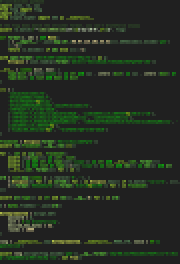
#> input picture b6a23/vscode/vscode_original.png, 90 x 132 px (shown 2 times larger); the run also reads 1 picture not shown here
$ jupyter execute --allow-errors vscode-solution.ipynb   (shell and % lines are left out)
#> lines starting #> are read from the running program, lines starting #| are printed output that depends on the picture; long printed decimals are rounded
[cell 1]
from PIL import Image
import numpy as np
import matplotlib.pyplot as plt
from tqdm.auto import tqdm
from sklearn.linear_model import LinearRegression

[cell 2]
BACKGROUND = [0x20, 0x20, 0x20]
UNK_CHAR = "Ø"
HUE_COSINE_THRESHOLD = 0.9995
HASH_MAGIC = 1116 # https://www.youtube.com/watch?v=9iTPRwYguio
REF_HUE_CHANNEL = 0
REF_HUE_INTENSITY = 0xff # The ff in #fff4f0

# CRIB_NAME = "crib_minimap" # points to cribs/${CRIB_NAME}.py
# CRIB_NAME = "crib_one" # points to cribs/${CRIB_NAME}.py
CRIB_NAME = "crib_two" # points to cribs/${CRIB_NAME}.py

[cell 3]
# !wget https://ctf.b6a.black/files/vs-code_141423313b894a2b059a23588ee4833a.png -O "vscode_original.png" -q
im = Image.open("vscode_original.png")
#> im is the input picture: PIL image 90x132 RGB; mean R, G, B 37.4, 47.1, 34.1
print(f"{im.size=}")
#| im.size=(90, 132)
im

[cell 4]
im_crib = Image.open("crib_minimap.png")
print(f"{im_crib.size=}")
#| im_crib.size=(90, 4)
# bg #202020, fg #fff4f0
# Contents are ascii.printable across 2 lines with the leading "#"
# 0123456789abcdefghijklmnopqrstuvwxyzABCDEFGHIJKL
# MNOPQRSTUVWXYZ!@#$%&'@@*+,-./:;<=>?@[]^_`{|}~

imdata = np.concatenate([np.array(im_crib), np.array(im)])
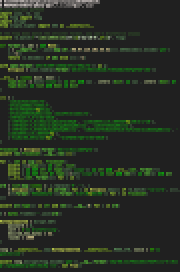
#> imdata: shape (136, 90, 3) (shown 2 times larger); mean R, G, B 38.5, 47.8, 35.2
print(f"{imdata.shape=}")
#| imdata.shape=(136, 90, 3)

Image.fromarray(imdata)

[cell 5]
get_norm = lambda a: np.linalg.norm(a)
get_unit = lambda a: a / get_norm(a) if get_norm(a) != 0 else np.array([0, 0, 0])
clipbyte = lambda x: max(min(x, 255), 0)
rgb_to_hex = lambda a: "#" + "".join([f"{clipbyte(int(i)):02x}" for i in a])

class CipherCharacter:
    im_h, im_w, _ = imdata.shape
    cc_h, cc_w = im_h // 2, im_w # each character is 1w*2h

    # manual inspection is #202020
    bg_rgb = np.array(BACKGROUND)
    bg_rgbrgb = np.concatenate([bg_rgb, bg_rgb])

    def __init__(self, rgbrgb):
        # raw rgb data
        self.rgbrgb = np.array(rgbrgb)
        self.top, self.bot = self.rgbrgb[:3], self.rgbrgb[3:]

        # relative data, norms
        self.mean = (self.top + self.bot) / 2
        self.rel = self.mean - self.bg_rgb
        self.rel_n = get_norm(self.rel)
        self.rel_u = get_unit(self.rel)
        self.top_rel_n, self.bot_rel_n = get_norm(self.top - self.bg_rgb), get_norm(self.bot - self.bg_rgb)

        # positions / plaintext / top-bottom luminance
        self.pos = set()
        self.pln = None
        self.hue = None
        self.tblum = None

    def add_pos(self, x, y):
        # track position
        self.pos.add((x, y))

    def set_pln(self, pln):
        # set known plaintext
        self.pln = pln

    def set_hue(self, hue):
        self.hue = hue

    def set_tblum(self, tblum):
        self.tblum = tblum

    def hue_similarity(self, other):
        # cosine similarity using unit vectors of hue
        return np.dot(self.rel_u, other.rel_u)

    def __repr__(self):
        return f"CC({rgb_to_hex(self.top)}/{rgb_to_hex(self.bot)})"

    def __hash__(self):
        return hash(tuple(self.rgbrgb)) * HASH_MAGIC

    # singleton db
    rgbrgb_to_cc = {}
    xy_to_cc = {}

    @classmethod
    def from_pos(cls, x, y):
        # read from image
        # rgbrgb = im.getpixel((x, y * 2))[:3] + im.getpixel((x, y * 2 + 1))[:3]
        rgbrgb = tuple([int(i) for i in tuple(imdata[y*2][x]) + tuple(imdata[y*2+1][x])])

        if (rgbrgb == cls.bg_rgbrgb).all():
            return None
        if rgbrgb not in cls.rgbrgb_to_cc:
            cls.rgbrgb_to_cc[rgbrgb] = CipherCharacter(rgbrgb)

        cls.rgbrgb_to_cc[rgbrgb].add_pos(x, y)
        cls.xy_to_cc[(x, y)] = cls.rgbrgb_to_cc[rgbrgb]
        return cls.rgbrgb_to_cc[rgbrgb]

    @classmethod
    def from_rgbrgb(cls, rgbrgb):
        # query using rgbrgb
        return cls.rgbrgb_to_cc.get(rgbrgb, None)

    @classmethod
    def to_file(cls, name, ret="pln"): # or ret="hue" to output hue chunks
        # export to file
        lines = []
        unk_count = 0
        for y in range(cls.cc_h):
            line = []
            for x in range(cls.cc_w):
                cc = cls.from_pos(x, y)
                if cc is None:
                    line.append(" ")
                    continue

                if ret == "pln":
                    if cc.pln is None:
                        line.append(UNK_CHAR)
                        unk_count += 1
                    else:
                        line.append(cc.pln)
                elif ret == "hue":
                    if cc.hue is None:
                        line.append(UNK_CHAR)
                        unk_count += 1
                    else:
                        line.append(cc.hue.shortname)

            lines.append("".join(line).rstrip())
        lines = "\n".join(lines)
        with open(name, "w") as f:
            f.write(lines)
        print(f"Exported to {name}, has {unk_count} unknowns")

# Read all rgbrgb in image file
for y in range(CipherCharacter.cc_h):
    for x in range(CipherCharacter.cc_w):
        CipherCharacter.from_pos(x, y)
#> this loop made 68 passes
print(f"Found rgbrgb for {len(CipherCharacter.xy_to_cc)} characters")
print(f"Found {len(CipherCharacter.rgbrgb_to_cc)} unique rgbrgb")

[cell 6]
class Hue:
    def __init__(self, name, shortname, ref_cc):
        self.name = name
        self.shortname = shortname
        self.ref_cc = ref_cc
        self.ccs = set()

        self.add_cc(ref_cc)
        self.plnmap = None

    def hue_similarity(self, other):
        return self.ref_cc.hue_similarity(other)

    def add_cc(self, cc):
        self.ccs.add(cc)
        cc.set_hue(self)

    def plnset(self):
        plnset = [
            cc.pln
            for cc in self.ccs
            if cc.pln is not None
        ]
        return "".join(sorted(plnset))

    def update_plnmap(self):
        self.plnmap = {
            cc.pln: cc
            for cc in self.ccs
            if cc.pln is not None
        }

    def __repr__(self):
        return f"H({self.name}: {len(self.ccs):2},ref={self.ref_cc},pln={self.plnset()})"

class Palette:
    # post-hoc from analysing output/hue_clusters.py with HUE_COSINE_THRESHOLD=0.9995
    hue_names = [
        ("A", "crib"),
        ("B", "regex"),
        ("C", "number"),
        ("D", "system"),
        ("E", "kwarg"),
        ("F", "flow"),
        ("G", "builtin"),
        ("H", "escape"),
        ("I", "symbol"),
        ("J", "string2"),
        ("K", "rawstring"),
        ("L", "argument"),
        ("M", "datatype"),
        ("N", "variable"),
        ("O", "fndef"),
        ("P", "string1"),
        ("Q", "comments1"),
        ("R", "comments2"),
        ("S", "comments3"),
        ("T", "comments4"),
    ]
    crib_hue_name = hue_names[0][1]

    def __init__(self):
        self.hues = {}

    def best_hue(self, cc):
        if len(self.hues) == 0:
            return -1, None
        # return hue with best cosine similarity
        # author's soln considers a dynamic error margin to compensate
        # for rounding error, that is likely more robust
        similarity_scores = [
            (hue.hue_similarity(cc), hue.name)
            for hue in self.hues.values()
        ]
        similarity_scores.sort()
        return similarity_scores[-1]

    def process_cc(self, cc):
        best_hue_score, best_hue_name = self.best_hue(cc)
        if best_hue_score >= HUE_COSINE_THRESHOLD: # 0.9995, determined by guessing
            # if good hue matches current char, add to other hue
            self.hues[best_hue_name].add_cc(cc)
        else:
            # no good hue, start a new cluster
            new_hue_shortname, new_hue_name = self.hue_names[len(self.hues)]
            self.hues[new_hue_name] = Hue(new_hue_name, new_hue_shortname, cc)

    def show(self):
        print(f"Palette with {len(self.hues)} hues")
        for hues in self.hues.values():
            print(hues)

    def show_3d(self):
        fig = plt.figure()
        ax = fig.add_subplot(projection='3d')
        xs, ys, zs, cs = [], [], [], []

        for hue in self.hues.values():
            ax.text(*list(hue.ref_cc.rel_u), hue.name, color='red')
            for cc in hue.ccs:
                xs.append(cc.rel_u[0])
                ys.append(cc.rel_u[1])
                zs.append(cc.rel_u[2])
                cs.append(rgb_to_hex(cc.mean))
        ax.scatter(xs, ys, zs, c=cs)
        ax.view_init(elev=30, azim=45, roll=0)

    def predict_colors(self):
        # from crib_minimap.png
        ref_hue = self.hues[Palette.crib_hue_name]
        ref_hue.update_plnmap()
        colormap = {}

        # for each hue
        for hue in self.hues.values():
            hue_rgb = []
            error_scores = []
            # for each channel
            for channel_i in range(3):
                # linreg x = crib char intensity, y =  this hue char intensity
                # then find y when x=REF_HUE_INTENSITY to get font color
                xs, ys = [], []

                # for each pln
                for cc in hue.ccs:
                    if cc.pln is None:
                        continue
                    rcc = ref_hue.plnmap.get(cc.pln)
                    if rcc is None:
                        continue
                    for px, rpx in [(cc.top, rcc.top), (cc.bot, rcc.bot)]:
                        xs.append(rpx[REF_HUE_CHANNEL])
                        ys.append(px[channel_i])

                linreg = LinearRegression()
                linreg.fit(np.array(xs).reshape((-1, 1)), np.array(ys))
                error_score = linreg.score(np.array(xs).reshape((-1, 1)), np.array(ys))
                intensity = linreg.predict([[REF_HUE_INTENSITY]])[0]

                hue_rgb.append(round(intensity))
                error_scores.append(f"{error_score:.3f}")
            hue_rgb_hex = rgb_to_hex(hue_rgb)
            print(f"Recovered color {hue_rgb_hex} for {hue.name:10} confidence {' / '.join(error_scores)}")

assert len([i[0] for i in Palette.hue_names]) == len(set([i[0] for i in Palette.hue_names]))
assert len([i[1] for i in Palette.hue_names]) == len(set([i[1] for i in Palette.hue_names]))

# Cluster colors
cc_by_intensity = list(CipherCharacter.rgbrgb_to_cc.values())
cc_by_intensity.sort(key=lambda cc: cc.rel_n, reverse=True)
palette = Palette()
for cc in tqdm(cc_by_intensity):
    palette.process_cc(cc)
palette.show()
#| Palette with 20 hues
#> the loop in show, `for hues in self.hues.values():` made 20 passes
#| H(crib: 90,ref=CC(#a39d9a/#918b89),pln=)
#| H(regex: 14,ref=CC(#a0b393/#5a6354),pln=)
#| H(number: 10,ref=CC(#b0a676/#615d47),pln=)
#| H(system: 16,ref=CC(#aebb47/#606632),pln=)
#| H(kwarg: 21,ref=CC(#697053/#848e66),pln=)
#| H(flow: 16,ref=CC(#627d28/#6b8a29),pln=)
#| H(builtin: 20,ref=CC(#407a2d/#45882e),pln=)
#| H(escape:  6,ref=CC(#597a17/#547317),pln=)
#> (further printed lines are left out)
palette.show_3d()
#> the loop in show_3d, `for hue in self.hues.values():` made 20 passes
CipherCharacter.to_file(f"outputs/hue_clusters.py", ret="hue")
#| Exported to outputs/hue_clusters.py, has 0 unknowns
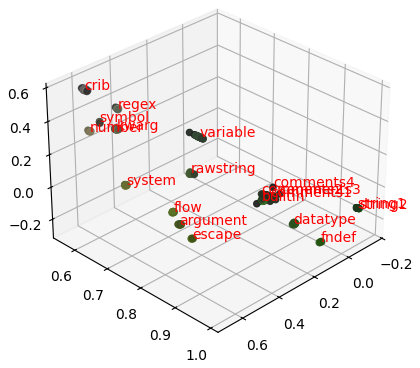
#> figure drawn by matplotlib, 1 panel

#> (a cell that did not finish here is left out)

[cell 8]
class Alignment:
    def __init__(self):
        # pln_to_tblum[character] = (top luminance, bottom luminance)
        self.pln_to_tblum = {}

    def save_tblum(self, cc):
        # save top-bottom luminance for future lookup
        if cc.pln in self.pln_to_tblum:
            return
        self.pln_to_tblum[cc.pln] = cc.tblum

    def best_pln_for_tblum(self, tblum):
        # try all possible pln, return the pln with closest tblum with its l2 error
        twblum_fitness = [
            (get_norm(pln_tblum - tblum), pln)
            for pln, pln_tblum in self.pln_to_tblum.items()
        ]
        twblum_fitness.sort()
        return twblum_fitness[0]

    def align_hue(self, hue, align_val):
        # alignment has been chosen, save
        for cc in hue.ccs:
            tblum = np.array([
                cc.top_rel_n * align_val,
                cc.bot_rel_n * align_val
            ])
            cc.set_tblum(tblum)

            self.save_tblum(cc)
            if cc.pln is None:
                continue

    def align_hue_one(self, hue):
        # align one hue with "1.0" brightness
        align_val = 1
        print(f"Aligning hue {hue.name:10} with {align_val=:.5f}, fixed")
        self.align_hue(hue, align_val)

    def error_if_aligned_with(self, hue, align_val):
        # total l2 error if this hue is aligned with this brightness
        total_error = 0
        for cc in hue.ccs:
            tblum = np.array([
                cc.top_rel_n * align_val,
                cc.bot_rel_n * align_val
            ])
            error, _ = self.best_pln_for_tblum(tblum)
            total_error += error
        return total_error / len(hue.ccs)

    def align_hue_search(self, hue, init_align_val=4, space=[4, 1, 0.01]):
        # iterated brute force search for best align_val
        align_val = init_align_val

        print(f"For hue {hue.name:10}: ", end="")
        for space_i in space:
            print(f"{align_val:.5f} +/- {space_i:} ... ", end="")
            error_scores = [
                (self.error_if_aligned_with(hue, align_val), align_val)
                for align_val in np.linspace(align_val - space_i, align_val + space_i, 300)
            ]
            error_scores.sort()
            align_val = error_scores[0][1]
        print()
        print(f"Aligning hue {hue.name:10} with {align_val=:.5f}, error score {error_scores[0][0]:.4f}")
        self.align_hue(hue, align_val)

    def recover_pln_from_tblums(self, hue, err_max=1):
        n_recovered = 0
        for cc in hue.ccs:
            if cc.pln is not None or cc.tblum is None:
                continue
            err, pln = self.best_pln_for_tblum(cc.tblum)
            if err <= err_max:
                cc.set_pln(pln)
                n_recovered += 1
        return n_recovered

    def show(self):
        fig = plt.figure()
        ax = fig.add_subplot()

        xs, ys = [], []
        for pln, tblum in self.pln_to_tblum.items():
            xs.append(tblum[0])
            ys.append(tblum[1])
            ax.text(tblum[0] + 1, tblum[1] + 1, pln, color='red')
        ax.scatter(xs, ys)

alignment = Alignment()
alignment.align_hue_one(palette.hues[Palette.crib_hue_name])
#| Aligning hue crib       with align_val=1.000, fixed
#> the loop in align_hue, `for cc in hue.ccs:` made 90 passes
alignment.show()
#> the loop in show, `for pln, tblum in self.pln_to_tblum.items():` made 1 pass
#> (pln, tblum) on pass 1: (None, [139.8, 108])
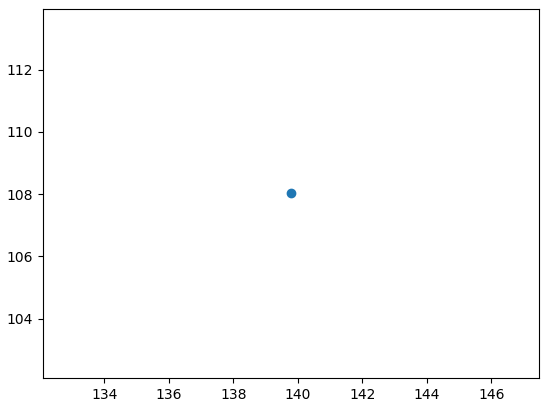
#> figure drawn by matplotlib, 1 panel

[cell 9]
for hue_name in tqdm(palette.hues):
    if hue_name == Palette.crib_hue_name:
        continue
    alignment.align_hue_search(palette.hues[hue_name])
#> this loop made 20 passes
#> hue_name on passes 1 to 12: 'crib', 'regex', 'number', 'system', 'kwarg', 'flow', 'builtin', 'escape', 'symbol', 'string2', 'rawstring', 'argument'
#> (printed output is left out)

[cell 10]
for threshold in [1, 100]:
    n_recovered = 0
    for hue_name in tqdm(palette.hues):
        n_recovered += alignment.recover_pln_from_tblums(palette.hues[hue_name], threshold)
    print(f"Recovered {n_recovered} pln using alignment with {threshold=}")
    CipherCharacter.to_file(f"outputs/{CRIB_NAME}_align_{threshold}.py")

palette.show()
#| Palette with 20 hues
#> the loop in show (call 2), `for hues in self.hues.values():` made 20 passes
#| H(crib: 90,ref=CC(#a39d9a/#918b89),pln=)
#| H(regex: 14,ref=CC(#a0b393/#5a6354),pln=)
#| H(number: 10,ref=CC(#b0a676/#615d47),pln=)
#| H(system: 16,ref=CC(#aebb47/#606632),pln=)
#| H(kwarg: 21,ref=CC(#697053/#848e66),pln=)
#| H(flow: 16,ref=CC(#627d28/#6b8a29),pln=)
#| H(builtin: 20,ref=CC(#407a2d/#45882e),pln=)
#| H(escape:  6,ref=CC(#597a17/#547317),pln=)
#> (further printed lines are left out)
#> the loop in predict_colors, `for hue in self.hues.values():` made 1 pass
